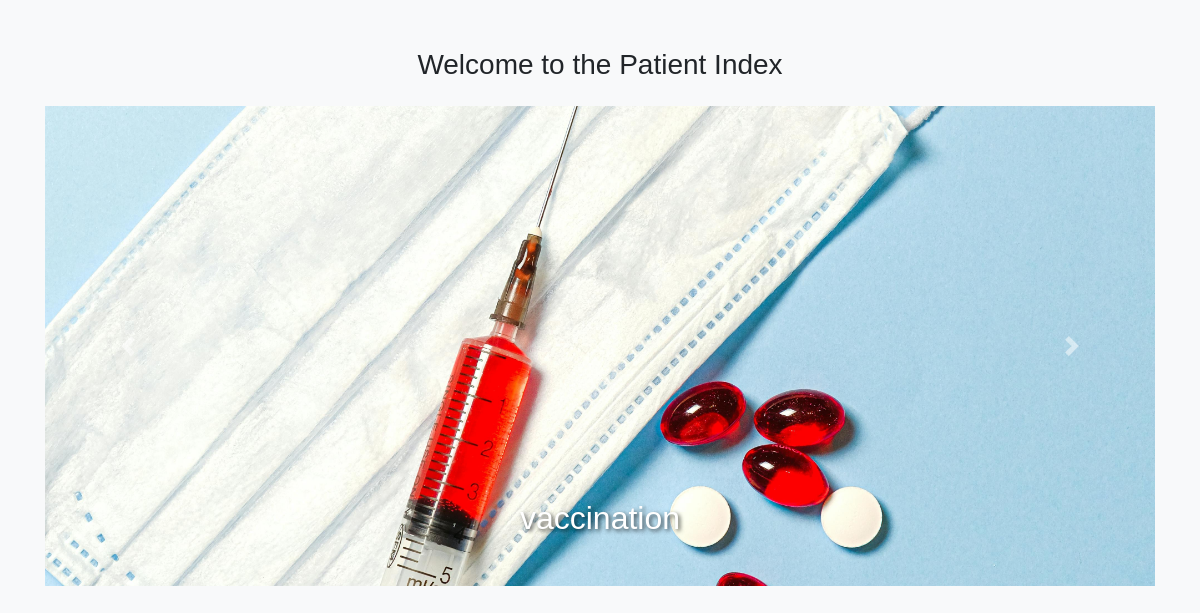
The page /project/medicare/displaycaro.php on the database its author committed.
### tables this page shows
CREATE TABLE `carousel_items` (
  `id` int(11) NOT NULL,
  `image` varchar(255) NOT NULL,
  `caption` varchar(255) DEFAULT NULL
);

### project/medicare/displaycaro.php (the view, shortened to what this page needs)
<?php
include 'config.php';
$carousel_query = "SELECT * FROM carousel_items";
$carousel_result = mysqli_query($connection, $carousel_query);
?>
<!DOCTYPE html>
<html lang="en">
<head>
    <link rel="stylesheet" href="https://stackpath.bootstrapcdn.com/bootstrap/4.5.2/css/bootstrap.min.css">
</head>
<body>
<div class="container mt-5">
    <h3 class="text-center mb-4">Welcome to the Patient Index</h3>
    <div id="carouselExampleIndicators" class="carousel slide" data-ride="carousel">
        <div class="carousel-inner">
            <?php
            $first = true;
            while ($carousel = mysqli_fetch_assoc($carousel_result)):
            ?>
                <div class="carousel-item <?php echo $first ? 'active' : ''; ?>">
                    <img src="<?php echo $carousel['image']; ?>" class="d-block w-100" alt="<?php echo $carousel['caption']; ?>">
                    <div class="carousel-caption d-none d-md-block">
                        <h5><?php echo $carousel['caption']; ?></h5>
                    </div>
                </div>
                <?php $first = false; ?>
            <?php endwhile; ?>
        </div>
        <a class="carousel-control-prev" href="#carouselExampleIndicators" role="button" data-slide="prev">
            <span class="carousel-control-prev-icon" aria-hidden="true"></span>
        </a>
        <a class="carousel-control-next" href="#carouselExampleIndicators" role="button" data-slide="next">
            <span class="carousel-control-next-icon" aria-hidden="true"></span>
        </a>
    </div>
</div>
</body>
</html>

### project/medicare/displaycaro.php (style rules this page uses)
body { background-color: #f8f9fa; font-family: 'Arial', sans-serif; }
.carousel-item { height: 60vh; min-height: 300px; }
.carousel-item img { object-fit: cover; height: 100%; width: 100%; }
.carousel-caption { bottom: 20px; }
.carousel-caption h5 { font-size: 2rem; text-shadow: 2px 2px 4px rgba(0, 0, 0, 0.7); }
.container { margin-top: 20px; }

### rows shown on the page
carousel_items: image (picture), caption "vaccination"
